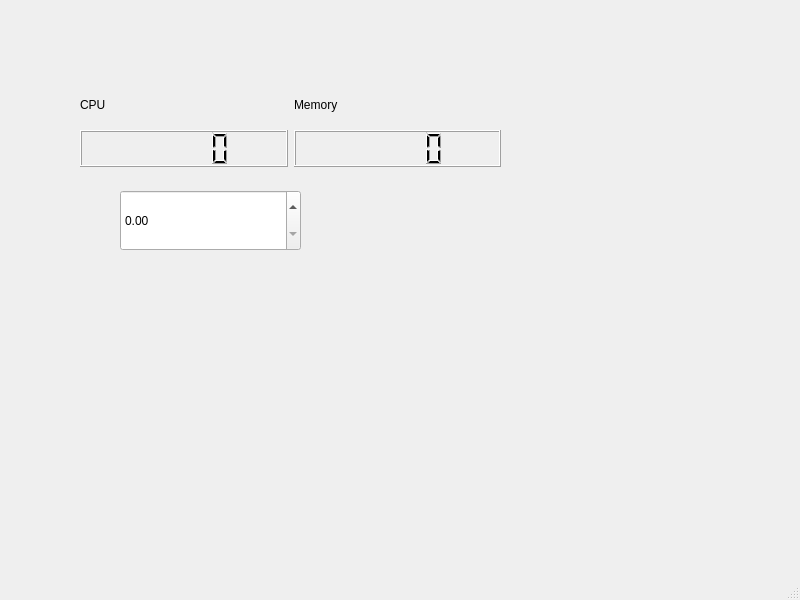
<?xml version="1.0" encoding="UTF-8"?>
<ui version="4.0">
 <class>performances</class>
 <widget class="QMainWindow" name="performances">
  <property name="geometry">
   <rect>
    <x>0</x>
    <y>0</y>
    <width>800</width>
    <height>600</height>
   </rect>
  </property>
  <property name="windowTitle">
   <string>MainWindow</string>
  </property>
  <widget class="QWidget" name="centralwidget">
   <widget class="QWidget" name="layoutWidget">
    <property name="geometry">
     <rect>
      <x>80</x>
      <y>86</y>
      <width>421</width>
      <height>81</height>
     </rect>
    </property>
    <layout class="QHBoxLayout" name="horizontalLayout">
     <item>
      <layout class="QVBoxLayout" name="verticalLayout">
       <item>
        <widget class="QLabel" name="label_CPU">
         <property name="text">
          <string>CPU</string>
         </property>
        </widget>
       </item>
       <item>
        <widget class="QLCDNumber" name="lcdNumberCpu"/>
       </item>
      </layout>
     </item>
     <item>
      <layout class="QVBoxLayout" name="verticalLayout_2">
       <item>
        <widget class="QLabel" name="label_Memory">
         <property name="text">
          <string>Memory</string>
         </property>
        </widget>
       </item>
       <item>
        <widget class="QLCDNumber" name="lcdNumberMemory"/>
       </item>
      </layout>
     </item>
    </layout>
   </widget>
   <widget class="QDoubleSpinBox" name="doubleSpinBox">
    <property name="geometry">
     <rect>
      <x>120</x>
      <y>190</y>
      <width>181</width>
      <height>61</height>
     </rect>
    </property>
   </widget>
  </widget>
  <widget class="QMenuBar" name="menubar">
   <property name="geometry">
    <rect>
     <x>0</x>
     <y>0</y>
     <width>800</width>
     <height>25</height>
    </rect>
   </property>
  </widget>
  <widget class="QStatusBar" name="statusbar"/>
 </widget>
 <resources/>
 <connections/>
</ui>
